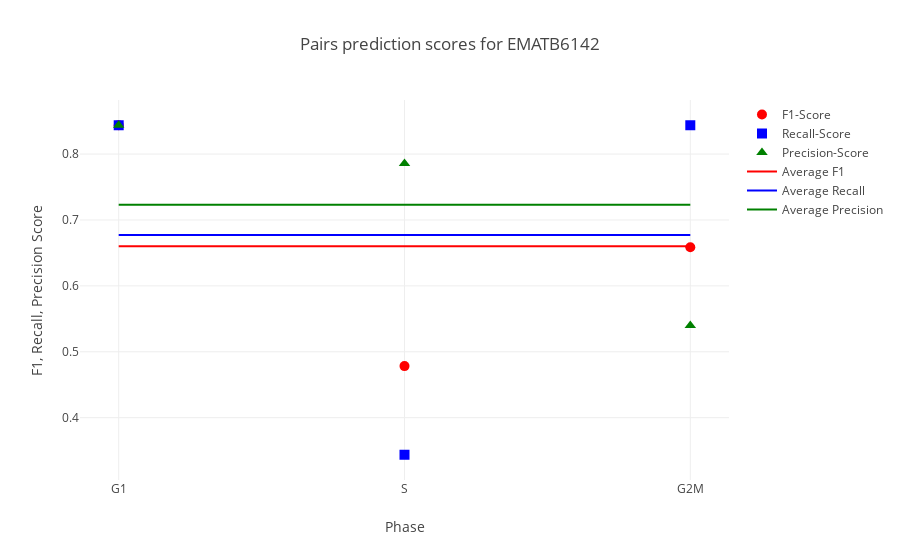
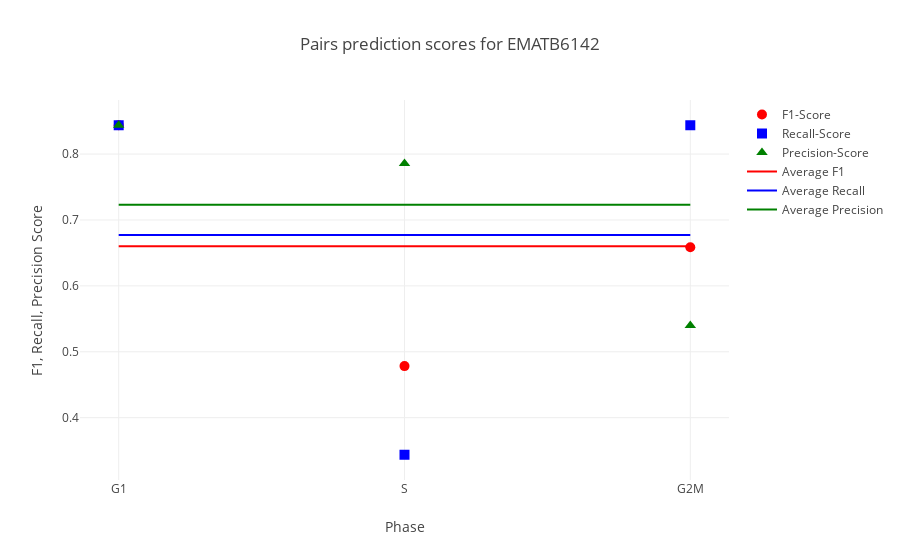

Notebook cell for these charts, in order:
### Code cell
iplot(helper.plot_evaluation(*EMATB6142_evaluation, xaxis=["G1","S","G2M"], xaxislbl="Phase", average=True, title="Pairs prediction scores for EMATB6142"), image="svg")

### Figure 1 — Plotly figure (JSON) as saved in the notebook; plotly's stock layout.template omitted (floating-point values rounded to 4 significant figures)
{"data": [{"marker": {"color": "red", "size": 10, "symbol": "circle"}, "mode": "markers", "name": "F1-Score", "type": "scatter", "x": ["G1", "S", "G2M"], "y": [0.8438, 0.4783, 0.6585]}, {"marker": {"color": "blue", "size": 10, "symbol": "square"}, "mode": "markers", "name": "Recall-Score", "type": "scatter", "x": ["G1", "S", "G2M"], "y": [0.8438, 0.3438, 0.8438]}, {"marker": {"color": "green", "size": 10, "symbol": "triangle-up"}, "mode": "markers", "name": "Precision-Score", "type": "scatter", "x": ["G1", "S", "G2M"], "y": [0.8438, 0.7857, 0.54]}, {"marker": {"color": "red", "size": 10}, "mode": "lines", "name": "Average F1", "type": "scatter", "x": ["G1", "S", "G2M"], "y": [0.6602, 0.6602, 0.6602]}, {"marker": {"color": "blue", "size": 10}, "mode": "lines", "name": "Average Recall", "type": "scatter", "x": ["G1", "S", "G2M"], "y": [0.6771, 0.6771, 0.6771]}, {"marker": {"color": "green", "size": 10}, "mode": "lines", "name": "Average Precision", "type": "scatter", "x": ["G1", "S", "G2M"], "y": [0.7232, 0.7232, 0.7232]}], "layout": {"title": "Pairs prediction scores for EMATB6142", "xaxis": {"title": "Phase"}, "yaxis": {"title": "F1, Recall, Precision Score"}}}

### Figure 2 — Plotly figure (JSON) as saved in the notebook; plotly's stock layout.template omitted (floating-point values rounded to 4 significant figures)
{"data": [{"marker": {"color": "red", "size": 10, "symbol": "circle"}, "mode": "markers", "name": "F1-Score", "type": "scatter", "x": ["G1", "S", "G2M"], "y": [0.8438, 0.4783, 0.6585]}, {"marker": {"color": "blue", "size": 10, "symbol": "square"}, "mode": "markers", "name": "Recall-Score", "type": "scatter", "x": ["G1", "S", "G2M"], "y": [0.8438, 0.3438, 0.8438]}, {"marker": {"color": "green", "size": 10, "symbol": "triangle-up"}, "mode": "markers", "name": "Precision-Score", "type": "scatter", "x": ["G1", "S", "G2M"], "y": [0.8438, 0.7857, 0.54]}, {"marker": {"color": "red", "size": 10}, "mode": "lines", "name": "Average F1", "type": "scatter", "x": ["G1", "S", "G2M"], "y": [0.6602, 0.6602, 0.6602]}, {"marker": {"color": "blue", "size": 10}, "mode": "lines", "name": "Average Recall", "type": "scatter", "x": ["G1", "S", "G2M"], "y": [0.6771, 0.6771, 0.6771]}, {"marker": {"color": "green", "size": 10}, "mode": "lines", "name": "Average Precision", "type": "scatter", "x": ["G1", "S", "G2M"], "y": [0.7232, 0.7232, 0.7232]}], "layout": {"title": "Pairs prediction scores for EMATB6142", "xaxis": {"title": "Phase"}, "yaxis": {"title": "F1, Recall, Precision Score"}}}
